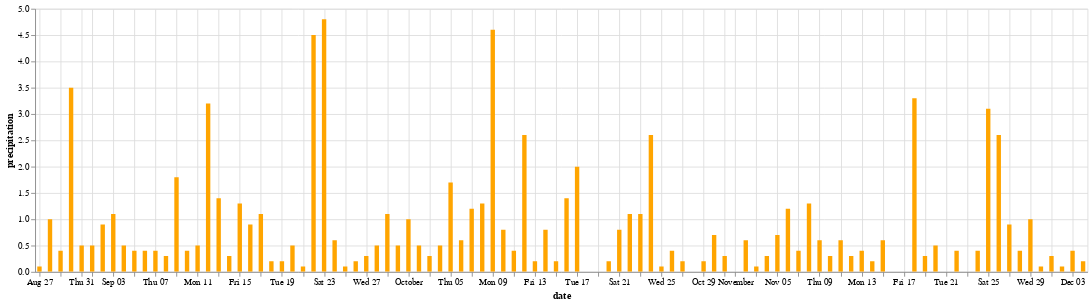

Write notebook code for a chart like this one.
### Code cell
chart =  alt.Chart(df).mark_bar().encode(x="date", y="precipitation", tooltip=['precipitation', 'date']).properties(width=1200, height=300).interactive().configure_mark(color='orange')
chart

### Figure 1 — Vega-Lite specification as saved in the notebook (floating-point values rounded to 4 significant figures)
{"config": {"view": {"continuousWidth": 300, "continuousHeight": 300}, "mark": {"color": "orange"}}, "data": {"name": "data-24f8b53084533c0d7e6cd1f5b654b7a4"}, "mark": {"type": "bar"}, "encoding": {"tooltip": [{"field": "precipitation", "type": "quantitative"}, {"field": "date", "type": "temporal"}], "x": {"field": "date", "type": "temporal"}, "y": {"field": "precipitation", "type": "quantitative"}}, "height": 300, "params": [{"name": "param_2", "select": {"type": "interval", "encodings": ["x", "y"]}, "bind": "scales"}], "width": 1200, "$schema": "https://vega.github.io/schema/vega-lite/v5.15.1.json", "datasets": {"data-24f8b53084533c0d7e6cd1f5b654b7a4": [{"date": "2023-08-27T00:00:00", "precipitation": 0.1}, {"date": "2023-08-28T00:00:00", "precipitation": 1.0}, {"date": "2023-08-29T00:00:00", "precipitation": 0.4}, {"date": "2023-08-30T00:00:00", "precipitation": 3.5}, {"date": "2023-08-31T00:00:00", "precipitation": 0.5}, {"date": "2023-09-01T00:00:00", "precipitation": 0.5}, {"date": "2023-09-02T00:00:00", "precipitation": 0.9}, {"date": "2023-09-03T00:00:00", "precipitation": 1.1}, {"date": "2023-09-04T00:00:00", "precipitation": 0.5}, {"date": "2023-09-05T00:00:00", "precipitation": 0.4}, {"date": "2023-09-06T00:00:00", "precipitation": 0.4}, {"date": "2023-09-07T00:00:00", "precipitation": 0.4}, {"date": "2023-09-08T00:00:00", "precipitation": 0.3}, {"date": "2023-09-09T00:00:00", "precipitation": 1.8}, {"date": "2023-09-10T00:00:00", "precipitation": 0.4}, {"date": "2023-09-11T00:00:00", "precipitation": 0.5}, {"date": "2023-09-12T00:00:00", "precipitation": 3.2}, {"date": "2023-09-13T00:00:00", "precipitation": 1.4}, {"date": "2023-09-14T00:00:00", "precipitation": 0.3}, {"date": "2023-09-15T00:00:00", "precipitation": 1.3}, {"date": "2023-09-16T00:00:00", "precipitation": 0.9}, {"date": "2023-09-17T00:00:00", "precipitation": 1.1}, {"date": "2023-09-18T00:00:00", "precipitation": 0.2}, {"date": "2023-09-19T00:00:00", "precipitation": 0.2}, {"date": "2023-09-20T00:00:00", "precipitation": 0.5}, {"date": "2023-09-21T00:00:00", "precipitation": 0.1}, {"date": "2023-09-22T00:00:00", "precipitation": 4.5}, {"date": "2023-09-23T00:00:00", "precipitation": 4.8}, {"date": "2023-09-24T00:00:00", "precipitation": 0.6}, {"date": "2023-09-25T00:00:00", "precipitation": 0.1}, {"date": "2023-09-26T00:00:00", "precipitation": 0.2}, {"date": "2023-09-27T00:00:00", "precipitation": 0.3}, {"date": "2023-09-28T00:00:00", "precipitation": 0.5}, {"date": "2023-09-29T00:00:00", "precipitation": 1.1}, {"date": "2023-09-30T00:00:00", "precipitation": 0.5}, {"date": "2023-10-01T00:00:00", "precipitation": 1.0}, {"date": "2023-10-02T00:00:00", "precipitation": 0.5}, {"date": "2023-10-03T00:00:00", "precipitation": 0.3}, {"date": "2023-10-04T00:00:00", "precipitation": 0.5}, {"date": "2023-10-05T00:00:00", "precipitation": 1.7}, {"date": "2023-10-06T00:00:00", "precipitation": 0.6}, {"date": "2023-10-07T00:00:00", "precipitation": 1.2}, {"date": "2023-10-08T00:00:00", "precipitation": 1.3}, {"date": "2023-10-09T00:00:00", "precipitation": 4.6}, {"date": "2023-10-10T00:00:00", "precipitation": 0.8}, {"date": "2023-10-11T00:00:00", "precipitation": 0.4}, {"date": "2023-10-12T00:00:00", "precipitation": 2.6}, {"date": "2023-10-13T00:00:00", "precipitation": 0.2}, {"date": "2023-10-14T00:00:00", "precipitation": 0.8}, {"date": "2023-10-15T00:00:00", "precipitation": 0.2}, {"date": "2023-10-16T00:00:00", "precipitation": 1.4}, {"date": "2023-10-17T00:00:00", "precipitation": 2.0}, {"date": "2023-10-18T00:00:00", "precipitation": 0.0}, {"date": "2023-10-19T00:00:00", "precipitation": 0.0}, {"date": "2023-10-20T00:00:00", "precipitation": 0.2}, {"date": "2023-10-21T00:00:00", "precipitation": 0.8}, {"date": "2023-10-22T00:00:00", "precipitation": 1.1}, {"date": "2023-10-23T00:00:00", "precipitation": 1.1}, {"date": "2023-10-24T00:00:00", "precipitation": 2.6}, {"date": "2023-10-25T00:00:00", "precipitation": 0.1}, {"date": "2023-10-26T00:00:00", "precipitation": 0.4}, {"date": "2023-10-27T00:00:00", "precipitation": 0.2}, {"date": "2023-10-28T00:00:00", "precipitation": 0.0}, {"date": "2023-10-29T00:00:00", "precipitation": 0.2}, {"date": "2023-10-30T00:00:00", "precipitation": 0.7}, {"date": "2023-10-31T00:00:00", "precipitation": 0.3}, {"date": "2023-11-01T00:00:00", "precipitation": 0.0}, {"date": "2023-11-02T00:00:00", "precipitation": 0.6}, {"date": "2023-11-03T00:00:00", "precipitation": 0.1}, {"date": "2023-11-04T00:00:00", "precipitation": 0.3}, {"date": "2023-11-05T00:00:00", "precipitation": 0.7}, {"date": "2023-11-06T00:00:00", "precipitation": 1.2}, {"date": "2023-11-07T00:00:00", "precipitation": 0.4}, {"date": "2023-11-08T00:00:00", "precipitation": 1.3}, {"date": "2023-11-09T00:00:00", "precipitation": 0.6}, {"date": "2023-11-10T00:00:00", "precipitation": 0.3}, {"date": "2023-11-11T00:00:00", "precipitation": 0.6}, {"date": "2023-11-12T00:00:00", "precipitation": 0.3}, {"date": "2023-11-13T00:00:00", "precipitation": 0.4}, {"date": "2023-11-14T00:00:00", "precipitation": 0.2}, {"date": "2023-11-15T00:00:00", "precipitation": 0.6}, {"date": "2023-11-16T00:00:00", "precipitation": 0.0}, {"date": "2023-11-17T00:00:00", "precipitation": 0.0}, {"date": "2023-11-18T00:00:00", "precipitation": 3.3}, {"date": "2023-11-19T00:00:00", "precipitation": 0.3}, {"date": "2023-11-20T00:00:00", "precipitation": 0.5}, {"date": "2023-11-21T00:00:00", "precipitation": 0.0}, {"date": "2023-11-22T00:00:00", "precipitation": 0.4}, {"date": "2023-11-23T00:00:00", "precipitation": 0.0}, {"date": "2023-11-24T00:00:00", "precipitation": 0.4}, {"date": "2023-11-25T00:00:00", "precipitation": 3.1}, {"date": "2023-11-26T00:00:00", "precipitation": 2.6}, {"date": "2023-11-27T00:00:00", "precipitation": 0.9}, {"date": "2023-11-28T00:00:00", "precipitation": 0.4}, {"date": "2023-11-29T00:00:00", "precipitation": 1.0}, {"date": "2023-11-30T00:00:00", "precipitation": 0.1}, {"date": "2023-12-01T00:00:00", "precipitation": 0.3}, {"date": "2023-12-02T00:00:00", "precipitation": 0.1}, {"date": "2023-12-03T00:00:00", "precipitation": 0.4}, {"date": "2023-12-04T00:00:00", "precipitation": 0.2}]}}
